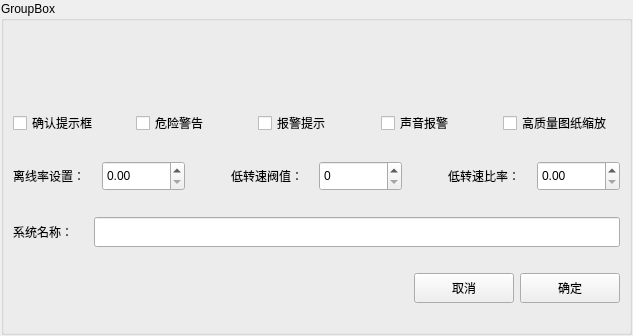
<?xml version="1.0" encoding="UTF-8"?>
<ui version="4.0">
 <class>SysSetForm</class>
 <widget class="QWidget" name="SysSetForm">
  <property name="geometry">
   <rect>
    <x>0</x>
    <y>0</y>
    <width>633</width>
    <height>336</height>
   </rect>
  </property>
  <property name="windowTitle">
   <string>Form</string>
  </property>
  <layout class="QGridLayout" name="gridLayout_2">
   <property name="leftMargin">
    <number>1</number>
   </property>
   <property name="topMargin">
    <number>1</number>
   </property>
   <property name="rightMargin">
    <number>1</number>
   </property>
   <property name="bottomMargin">
    <number>1</number>
   </property>
   <item row="0" column="0">
    <widget class="GroupBoxEx" name="groupBox">
     <property name="title">
      <string>GroupBox</string>
     </property>
     <layout class="QGridLayout" name="gridLayout">
      <property name="topMargin">
       <number>70</number>
      </property>
      <item row="0" column="0">
       <layout class="QHBoxLayout" name="horizontalLayout">
        <item>
         <widget class="CheckBoxEx" name="checkBox">
          <property name="text">
           <string>确认提示框</string>
          </property>
         </widget>
        </item>
        <item>
         <widget class="CheckBoxEx" name="checkBox_2">
          <property name="text">
           <string>危险警告</string>
          </property>
         </widget>
        </item>
        <item>
         <widget class="CheckBoxEx" name="checkBox_3">
          <property name="text">
           <string>报警提示</string>
          </property>
         </widget>
        </item>
        <item>
         <widget class="CheckBoxEx" name="checkBox_5">
          <property name="text">
           <string>声音报警</string>
          </property>
         </widget>
        </item>
        <item>
         <widget class="CheckBoxEx" name="checkBox_4">
          <property name="text">
           <string>高质量图纸缩放</string>
          </property>
         </widget>
        </item>
       </layout>
      </item>
      <item row="1" column="0">
       <layout class="QHBoxLayout" name="horizontalLayout_2">
        <item>
         <widget class="LabelEx" name="label">
          <property name="text">
           <string>离线率设置：</string>
          </property>
         </widget>
        </item>
        <item>
         <widget class="DoubleSpinBoxEx" name="doubleSpinBox">
          <property name="minimumSize">
           <size>
            <width>0</width>
            <height>30</height>
           </size>
          </property>
         </widget>
        </item>
        <item>
         <spacer name="horizontalSpacer">
          <property name="orientation">
           <enum>Qt::Horizontal</enum>
          </property>
          <property name="sizeType">
           <enum>QSizePolicy::Fixed</enum>
          </property>
          <property name="sizeHint" stdset="0">
           <size>
            <width>40</width>
            <height>20</height>
           </size>
          </property>
         </spacer>
        </item>
        <item>
         <widget class="LabelEx" name="label_5">
          <property name="text">
           <string>低转速阀值：</string>
          </property>
         </widget>
        </item>
        <item>
         <widget class="SpinBoxEx" name="spinBox">
          <property name="minimumSize">
           <size>
            <width>0</width>
            <height>30</height>
           </size>
          </property>
         </widget>
        </item>
        <item>
         <spacer name="horizontalSpacer_2">
          <property name="orientation">
           <enum>Qt::Horizontal</enum>
          </property>
          <property name="sizeType">
           <enum>QSizePolicy::Fixed</enum>
          </property>
          <property name="sizeHint" stdset="0">
           <size>
            <width>40</width>
            <height>20</height>
           </size>
          </property>
         </spacer>
        </item>
        <item>
         <widget class="LabelEx" name="label_3">
          <property name="text">
           <string>低转速比率：</string>
          </property>
         </widget>
        </item>
        <item>
         <widget class="DoubleSpinBoxEx" name="doubleSpinBox_2">
          <property name="minimumSize">
           <size>
            <width>0</width>
            <height>30</height>
           </size>
          </property>
         </widget>
        </item>
       </layout>
      </item>
      <item row="2" column="0">
       <layout class="QHBoxLayout" name="horizontalLayout_3">
        <item>
         <widget class="LabelEx" name="label_7">
          <property name="text">
           <string>系统名称：</string>
          </property>
         </widget>
        </item>
        <item>
         <spacer name="horizontalSpacer_4">
          <property name="orientation">
           <enum>Qt::Horizontal</enum>
          </property>
          <property name="sizeType">
           <enum>QSizePolicy::Fixed</enum>
          </property>
          <property name="sizeHint" stdset="0">
           <size>
            <width>15</width>
            <height>20</height>
           </size>
          </property>
         </spacer>
        </item>
        <item>
         <widget class="LineEditEx" name="lineEditProName">
          <property name="minimumSize">
           <size>
            <width>0</width>
            <height>30</height>
           </size>
          </property>
         </widget>
        </item>
       </layout>
      </item>
      <item row="3" column="0">
       <layout class="QHBoxLayout" name="horizontalLayout_4">
        <item>
         <spacer name="horizontalSpacer_3">
          <property name="orientation">
           <enum>Qt::Horizontal</enum>
          </property>
          <property name="sizeHint" stdset="0">
           <size>
            <width>40</width>
            <height>20</height>
           </size>
          </property>
         </spacer>
        </item>
        <item>
         <widget class="PushButtonEx" name="pushButton">
          <property name="minimumSize">
           <size>
            <width>100</width>
            <height>30</height>
           </size>
          </property>
          <property name="text">
           <string>取消</string>
          </property>
         </widget>
        </item>
        <item>
         <widget class="PushButtonEx" name="pushButton_2">
          <property name="minimumSize">
           <size>
            <width>100</width>
            <height>30</height>
           </size>
          </property>
          <property name="text">
           <string>确定</string>
          </property>
         </widget>
        </item>
       </layout>
      </item>
     </layout>
    </widget>
   </item>
  </layout>
 </widget>
 <customwidgets>
  <customwidget>
   <class>GroupBoxEx</class>
   <extends>QGroupBox</extends>
   <header>ctrls/GroupBoxEx.h</header>
   <container>1</container>
  </customwidget>
  <customwidget>
   <class>LineEditEx</class>
   <extends>QLineEdit</extends>
   <header>ctrls/LineEditEx.h</header>
  </customwidget>
  <customwidget>
   <class>LabelEx</class>
   <extends>QLabel</extends>
   <header>ctrls/LabelEx.h</header>
  </customwidget>
  <customwidget>
   <class>PushButtonEx</class>
   <extends>QPushButton</extends>
   <header>ctrls/PushButtonEx.h</header>
  </customwidget>
  <customwidget>
   <class>CheckBoxEx</class>
   <extends>QCheckBox</extends>
   <header>ctrls/CheckBoxEx.h</header>
  </customwidget>
  <customwidget>
   <class>DoubleSpinBoxEx</class>
   <extends>QDoubleSpinBox</extends>
   <header>ctrls/DoubleSpinBoxEx.h</header>
  </customwidget>
  <customwidget>
   <class>SpinBoxEx</class>
   <extends>QSpinBox</extends>
   <header>ctrls/SpinBoxEx.h</header>
  </customwidget>
 </customwidgets>
 <resources/>
 <connections/>
</ui>
